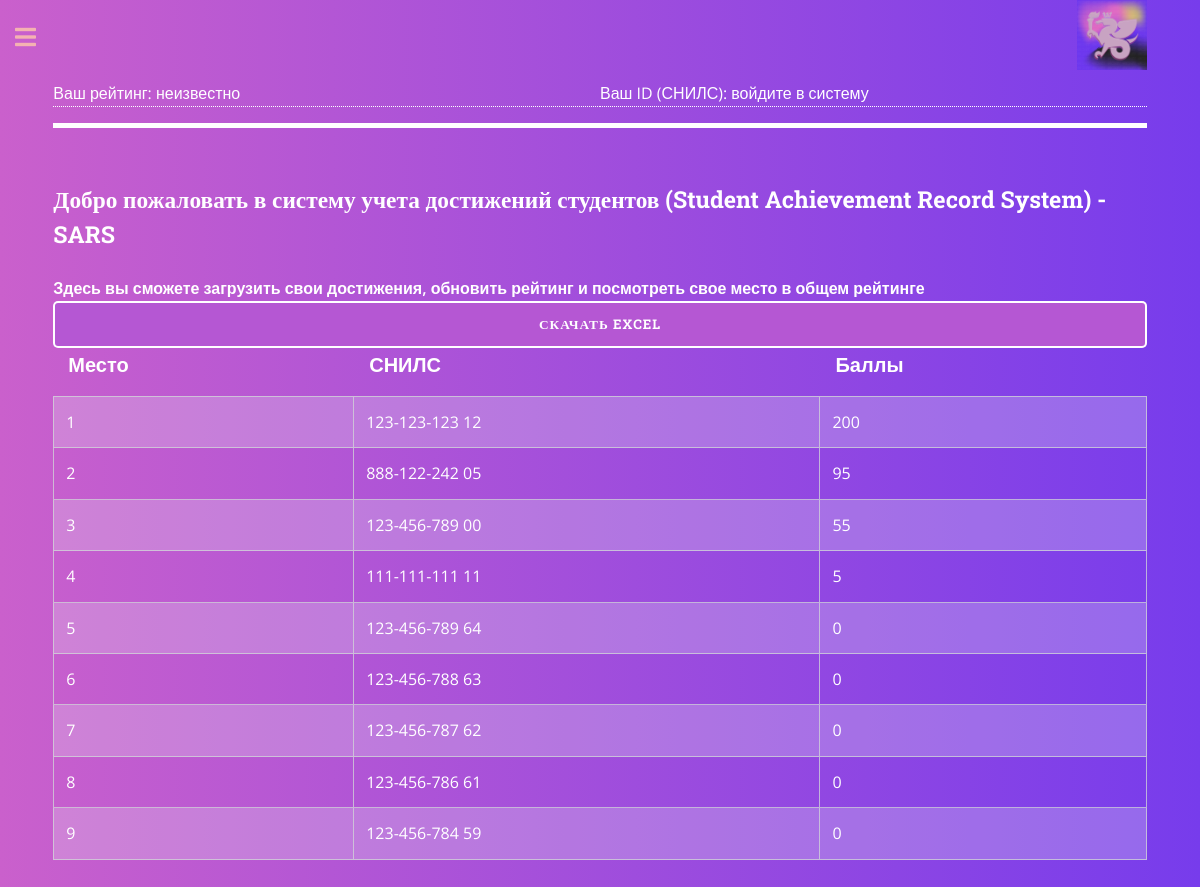
The page / on the database its author committed.
### users/models.py (models this page shows, shortened)
class User(AbstractUser):
    role_status = models.ForeignKey(Role, on_delete=models.SET_NULL, null=True, blank=True, related_name='user_role')
    email = models.EmailField(('email address'), max_length=40, unique=True)
    username = models.CharField(max_length=40)
    snils = models.CharField(max_length=14, unique=True)
    rating = models.IntegerField(null=True, blank=True)
    points = models.IntegerField(blank=True, default=0, null=True)
    objects = UserManager()
    USERNAME_FIELD = 'email'
    REQUIRED_FIELDS = []
    class Meta:
        verbose_name = 'Пользователь'
        verbose_name_plural = 'Пользователи'

### main/views.py (the view)
# urls.py: path('', views.index, name = 'home'),
def index(request):
    users = User.objects.order_by('-points')
    table_data = [
        {'rank': rank, 'snils': user.snils, 'points': user.points}
        for rank, user in enumerate(users, start=1)
    ]
    context = {
        'Name': 'Главная страница',
        'table_data': table_data,
        'download_url': reverse('download_excel')
    }
    return render(request, 'index.html', context)

### main/templates/index.html
{% extends 'base.html' %}
{% block content %}
    <h2>Добро пожаловать в систему учета достижений студентов (Student Achievement Record System) - SARS</h2>
    <article><strong>Здесь вы сможете загрузить свои достижения, обновить рейтинг и посмотреть свое место в общем рейтинге</strong></article>
    <a href="{{ download_url }}" class="button primary fit">Скачать Excel</a>
    <div class="table-wrapper">
    <table class="alt">
        <thead>
          <tr>
            <th>Место</th>
            <th>СНИЛС</th>
            <th>Баллы</th>
          </tr>
        </thead>
        <tbody>
          {% for row in table_data %}
            <tr>
              <td>{{ row.rank }}</td>
              <td>{{ row.snils }}</td>
              <td>{{ row.points }}</td>
            </tr>
          {% endfor %}
        </tbody>
      </table>
    </div>
{% endblock %}

### main/static/assets/css/main.css (style rules this page uses)
html, body, div, span, applet, object, iframe, h1, h2, h3, h4, h5, h6, p, blockquote, pre, a, abbr, acronym, address, big, cite, code, del, dfn, em, img, ins, kbd, q, s, samp, small, strike, strong, sub, sup, tt, var, b, u, i, center, dl, dt, dd, ol, ul, li, fieldset, form, label, legend, table, caption, tbody, tfoot, thead, tr, th, td, article, aside, canvas, details, embed, figure, figcaption, footer, header, hgroup, menu, nav, output, ruby, section, summary, time, mark, audio, video { margin: 0; padding: 0; border: 0; font-size: 100%; font: inherit; vertical-align: baseline; }
article, aside, details, figcaption, figure, footer, header, hgroup, menu, nav, section { display: block; }
body { line-height: 1; }
table { border-collapse: collapse; border-spacing: 0; }
body { -webkit-text-size-adjust: none; }
body { -ms-overflow-style: scrollbar; }
html { box-sizing: border-box; }
*, *:before, *:after { box-sizing: inherit; }
body { background: linear-gradient(to right, #ca60cc, #773cec); }
body, input, select, textarea { color: #ffffff; font-family: "Open Sans", sans-serif; font-size: 13pt; font-weight: 400; line-height: 1.65; }
@media screen and (max-width: 1680px) { body, input, select, textarea { font-size: 11pt; } }
@media screen and (max-width: 1280px) { body, input, select, textarea { font-size: 10pt; } }
a { -moz-transition: color 0.2s ease-in-out, border-bottom-color 0.2s ease-in-out; -webkit-transition: color 0.2s ease-in-out, border-bottom-color 0.2s ease-in-out; -ms-transition: color 0.2s ease-in-out, border-bottom-color 0.2s ease-in-out; transition: color 0.2s ease-in-out, border-bottom-color 0.2s ease-in-out; border-bottom: dotted 1px; color: #ffffff; text-decoration: none; }
strong, b { color: #ffffff; font-size: medium; font-weight: 600; }
h1, h2, h3, h4, h5, h6 { color: #ffffff; font-family: "Roboto Slab", serif; font-weight: 700; line-height: 1.5; margin: 0 0 1em 0; }
h2 { font-size: 1.75em; }
.table-wrapper { -webkit-overflow-scrolling: touch; overflow-x: auto; }
table { margin: 0 0 2em 0; width: 100%; }
table tbody tr { border: solid 1px rgba(210, 215, 217, 0.75); border-left: 0; border-right: 0; }
table tbody tr:nth-child(2n + 1) { background-color: rgba(230, 235, 237, 0.25); }
table td { padding: 0.75em 0.75em; font-size: 1.2em; }
table th { color: #ffffff; font-size: 1.5em; font-weight: 600; padding: 0 0.75em 0.75em 0.75em; text-align: left; }
table thead { border-bottom: solid 2px rgba(210, 215, 217, 0.75); }
table.alt { border-collapse: separate; }
table.alt tbody tr td { border: solid 1px rgba(210, 215, 217, 0.75); border-left-width: 0; border-top-width: 0; }
table.alt tbody tr td:first-child { border-left-width: 1px; }
table.alt tbody tr:first-child td { border-top-width: 1px; }
table.alt thead { border-bottom: 0; }
input[type="submit"], input[type="reset"], input[type="button"], button, .button { -moz-appearance: none; -webkit-appearance: none; -ms-appearance: none; appearance: none; -moz-transition: background-color 0.2s ease-in-out, color 0.2s ease-in-out; -webkit-transition: background-color 0.2s ease-in-out, color 0.2s ease-in-out; -ms-transition: background-color 0.2s ease-in-out, color 0.2s ease-in-out; transition: background-color 0.2s ease-in-out, color 0.2s ease-in-out; background-color: transparent; border-radius: 0.375em; border: 0; box-shadow: inset 0 0 0 2px #ffffff; color: #ffffff !important; cursor: pointer; display: inline-block; font-family: "Roboto Slab", serif; font-size: 1em; font-weight: 700; height: 3.5em; letter-spacing: 0.075em; line-height: 3.5em; padding: 0 2.25em; text-align: center; text-decoration: none; text-transform: uppercase; white-space: nowrap; }
input[type="submit"].fit, input[type="reset"].fit, input[type="button"].fit, button.fit, .button.fit { width: 100%; }
input[type="submit"].primary, input[type="reset"].primary, input[type="button"].primary, button.primary, .button.primary { background-color: #b557d3; box-shadow: #ffffff; color: #ffffff !important; }

### rows shown on the page
User: snils "123-123-123 12"
User: snils "888-122-242 05"
User: snils "123-456-789 00"
User: snils "111-111-111 11"
User: snils "123-456-789 64"
User: snils "123-456-788 63"
User: snils "123-456-787 62"
User: snils "123-456-786 61"
User: snils "123-456-784 59"

### other values the page prints
{{ row.rank }} "1" "2" "3" "4" "5" "6" "7" "8" "9"
{{ row.points }} "200" "95" "55" "5" "0" "0" "0" "0" "0"
